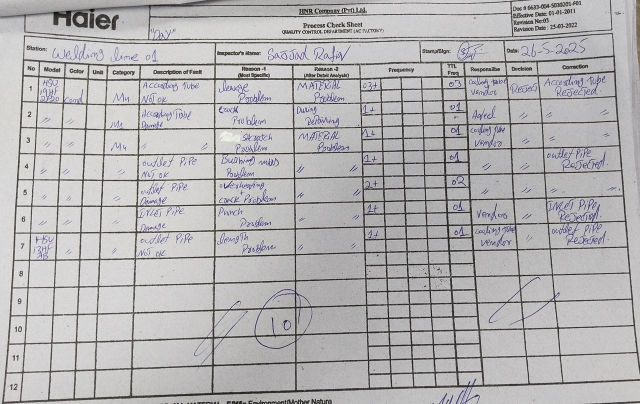
#> input picture lab07/text_recognizer/tests/support/paragraphs/image1.png, 1280 x 808 px, found by its file name (shown at 1/2 size)
$ python table_extractor.py
#> lines starting #> are read from the running program, lines starting #| are printed output that depends on the picture; after the words box and inside, x2 and y2 are one past the last pixel; in counts of white or black regions, pixels touching at a corner belong together
#> further down, input_image is the input picture: shape (808, 1280, 3); mean B, G, R 179.3, 178.4, 179.7
# -*- coding: utf-8 -*-
import cv2
import numpy as np
import os
import shutil
import random
import argparse
from pathlib import Path
from functools import cmp_to_key
from collections import deque
import matplotlib.pyplot as plt

# --- Constants ---
MIN_CELL_AREA = 500
MAX_CELL_AREA = 53000
DISTANCE_THRESHOLD = 15
TOTAL_RELEVENT_BOXES = 4 + 13 + 21 * 12 + 1
HEADER = 4 + 13

# --- Helper Functions ---

def save_step_image(image, title, output_folder, filename, show_plot=False):
    """
    Helper function to save an image with a title bar at the top.
    This makes each step's output self-explanatory.
    """
#> called with title = '0. Resized Image', filename = 'step_0_resized.png', show_plot = False
    if len(image.shape) == 2:
        image_to_save = cv2.cvtColor(image, cv2.COLOR_GRAY2BGR)
    else:
        image_to_save = image.copy()

    border_size = 50
    image_with_border = cv2.copyMakeBorder(image_to_save, top=border_size, bottom=10, left=10, right=10,
                                           borderType=cv2.BORDER_CONSTANT, value=[0, 0, 0])
    cv2.putText(image_with_border, title, (20, 35), cv2.FONT_HERSHEY_SIMPLEX, 1, (255, 255, 255), 2)
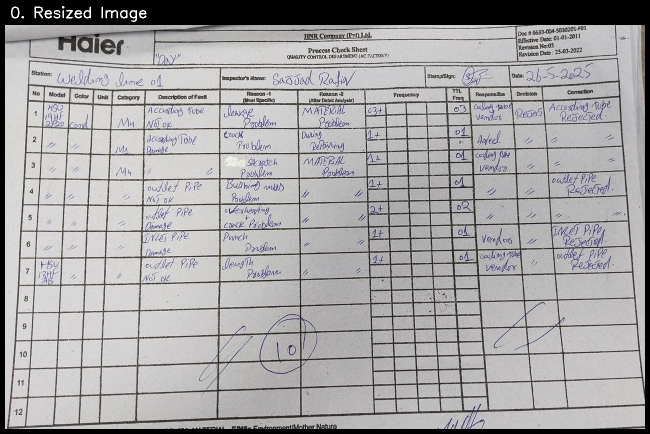
#> image_with_border: shape (868, 1300, 3) (shown at 1/2 size); mean B, G, R 164.8, 164, 165.1

    full_path = os.path.join(output_folder, filename)
    cv2.imwrite(full_path, image_with_border)

    if show_plot:
      plt.figure(figsize=(10,12))
      plt.imshow(cv2.cvtColor(image_with_border, cv2.COLOR_BGR2RGB))
      plt.axis('off')
      plt.title(title)
      plt.show()

def get_last_n_and_resort(contours, N=TOTAL_RELEVENT_BOXES, K=HEADER, y_threshold=DISTANCE_THRESHOLD):
    """
    Performs the original multi-stage sorting and selection of contours.
    """
    if not contours or N <= 0:
        return []
    contours_with_boxes = [(c, cv2.boundingRect(c)) for c in contours]
    sorted_all_contours = sorted(contours_with_boxes, key=lambda item: (item[1][1], item[1][0]))

    num_contours = len(sorted_all_contours)
    start_index = max(0, num_contours - N)
    last_n_group = sorted_all_contours[start_index:]

    if not last_n_group:
        return []

    actual_k = min(K, len(last_n_group))
    first_k_group = last_n_group[:actual_k]
    second_nk_group = last_n_group[actual_k:]

    sorted_k_group = sorted(first_k_group, key=lambda item: (item[1][1], item[1][0]))
    final_k_contours = [contour for contour, box in sorted_k_group]

    final_nk_contours = []
    if second_nk_group:
        def custom_sort_logic(item1, item2):
            y1, y2 = item1[1][1], item2[1][1]
            x1, x2 = item1[1][0], item2[1][0]
            if abs(y1 - y2) < y_threshold:
                return x1 - x2
            else:
                return y1 - y2

        sorted_nk_group = sorted(second_nk_group, key=cmp_to_key(custom_sort_logic))
        final_nk_contours = [contour for contour, box in sorted_nk_group]

    final_nk_contours = final_nk_contours[:len(final_nk_contours)-1]
    final_k_contours = final_k_contours[:4]
    final_k_contours = sorted(final_k_contours, key=lambda c: cv2.boundingRect(c)[0])

    return final_k_contours + final_nk_contours


# --- MAIN PUBLIC FUNCTION (MODIFIED) ---

def extract_cell_coordinates(input_image_np: np.ndarray, output_folder=None, show_plots=False):
    """
    Takes a form image as a NumPy array, detects table cells, and returns both
    the coordinates and the resized image that was used for detection.

    Args:
        input_image_np (np.ndarray): The input image in OpenCV (NumPy BGR) format.
        output_folder (str, optional): Path to save intermediate debug images.
        show_plots (bool, optional): If True, display final result with Matplotlib.

    Returns:
        tuple: A tuple containing:
            - list: A list of cell coordinates (x, y, w, h).
            - np.ndarray: The resized image on which coordinates were calculated.
    """
    if input_image_np is None:
        print("Error: Received an empty image in the extractor.")
        return [], None

    # This resize is the single source of truth for the canvas dimensions.
    resized_image = input_image_np

    if output_folder:
        if os.path.exists(output_folder):
            shutil.rmtree(output_folder)
        os.makedirs(output_folder)
        save_step_image(resized_image, "0. Resized Image", output_folder, "step_0_resized.png")

    # The rest of the logic operates on `resized_image`
    gray = cv2.cvtColor(resized_image, cv2.COLOR_BGR2GRAY)
    blurred = cv2.GaussianBlur(gray, (5, 5), 0)
    binary = cv2.adaptiveThreshold(blurred, 255, cv2.ADAPTIVE_THRESH_GAUSSIAN_C,
                                   cv2.THRESH_BINARY_INV, 5, 2)
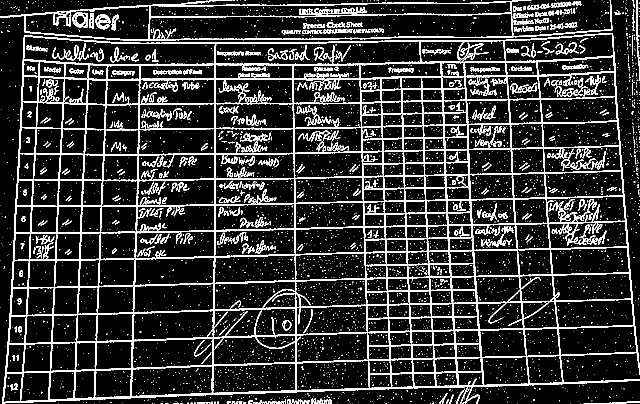
#> binary: shape (808, 1280) (shown at 1/2 size); 15.7% white; 5157 white regions (4664 under 20 px), largest, box (x1, y1, x2, y2) and area: (4, 66, 1280, 808) 101459, (0, 0, 1225, 81) 9339, (598, 14, 734, 30) 897
    if output_folder:
        save_step_image(binary, "1c. Adaptive Threshold", output_folder, "step_1c_binary_inverted.png")
#> call 2 of save_step_image, with title = '1c. Adaptive Threshold', filename = 'step_1c_binary_inverted.png', show_plot = False
#> in save_step_image (call 2), `image_with_border = cv2.copyMakeBorder(image_to_save, top=border_size,..`: image_with_border: shape (868, 1300, 3); 14.4% white; 5157 white regions (4664 under 20 px), largest, box (x1, y1, x2, y2) and area: (14, 116, 1290, 858) 101459, (10, 50, 1235, 131) 9339, (608, 64, 744, 80) 897
#> in save_step_image (call 2), `cv2.putText(image_with_border, title, (20, 35), cv2.FONT_HERSHEY_SIMPL..`:
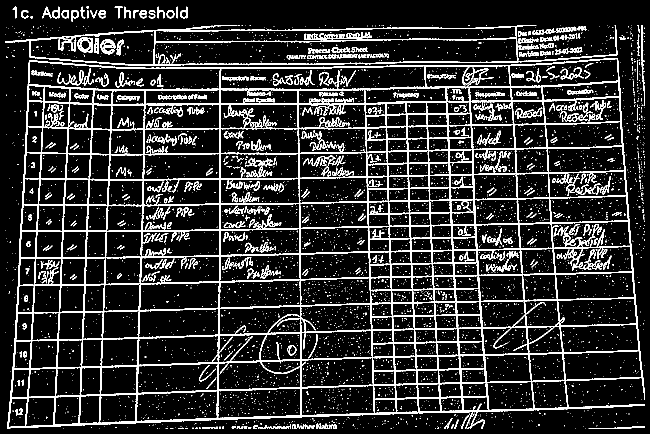
#> image_with_border: shape (868, 1300, 3) (shown at 1/2 size); 14.6% white; 5178 white regions (4664 under 20 px), largest, box (x1, y1, x2, y2) and area: (14, 116, 1290, 858) 101459, (10, 50, 1235, 131) 9339, (608, 64, 744, 80) 897

    horizontal_kernel = cv2.getStructuringElement(cv2.MORPH_RECT, (15, 1))
    detected_horizontal = cv2.morphologyEx(binary, cv2.MORPH_OPEN, horizontal_kernel, iterations=1)
#> detected_horizontal: shape (808, 1280); 6.5% white; 109 white regions (38 under 20 px), largest, box (x1, y1, x2, y2) and area: (4, 759, 1280, 806) 4623, (44, 142, 1231, 161) 3574, (45, 112, 1230, 132) 3565
    vertical_kernel = cv2.getStructuringElement(cv2.MORPH_RECT, (1, 10))
    detected_vertical = cv2.morphologyEx(binary, cv2.MORPH_OPEN, vertical_kernel, iterations=1)
#> detected_vertical: shape (808, 1280); 3.9% white; 424 white regions (221 under 20 px), largest, box (x1, y1, x2, y2) and area: (4, 71, 50, 808) 2284, (881, 124, 918, 776) 2103, (927, 124, 968, 774) 2040

    grid_mask = cv2.add(detected_horizontal, detected_vertical)
#> grid_mask: shape (808, 1280); 10.2% white; 423 white regions (222 under 20 px), largest, box (x1, y1, x2, y2) and area: (4, 67, 1280, 808) 87251, (0, 0, 1225, 82) 8004, (598, 15, 734, 31) 421
    closing_kernel = cv2.getStructuringElement(cv2.MORPH_RECT, (3, 3))
    grid_mask = cv2.morphologyEx(grid_mask, cv2.MORPH_CLOSE, closing_kernel)
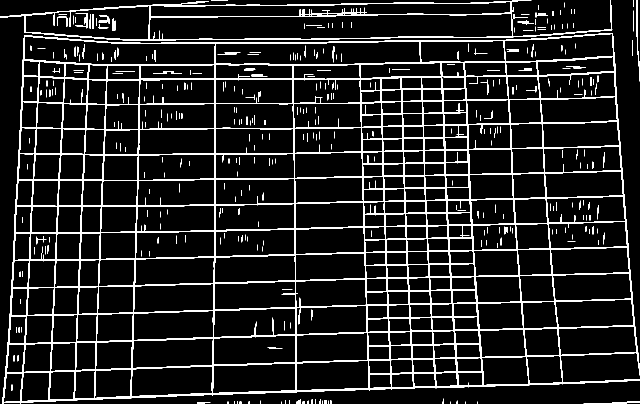
#> grid_mask: shape (808, 1280) (shown at 1/2 size); 10.3% white; 346 white regions (176 under 20 px), largest, box (x1, y1, x2, y2) and area: (4, 67, 1280, 808) 88720, (0, 0, 1225, 82) 8780, (1273, 0, 1280, 163) 323

    inverted_mask = cv2.bitwise_not(grid_mask)
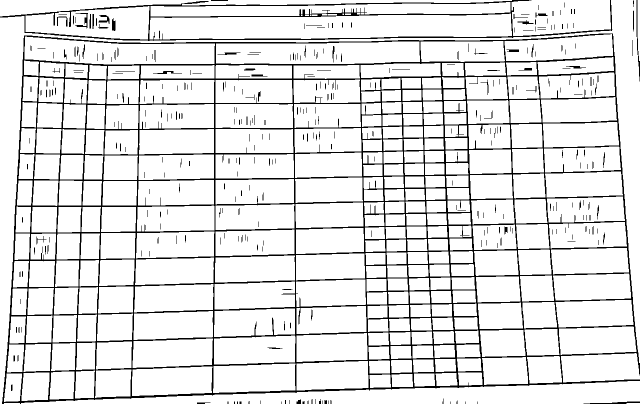
#> inverted_mask: shape (808, 1280) (shown at 1/2 size); 89.7% white; 346 black regions (176 under 20 px)
    raw_contours, _ = cv2.findContours(inverted_mask, cv2.RETR_TREE, cv2.CHAIN_APPROX_SIMPLE)
#> raw_contours = 607 contours, 6 with area under 20; largest, box (x1, y1, x2, y2) and area: (0, 0, 1280, 808) 48364, (299, 27, 1024, 79) 30558, (42, 762, 1280, 808) 28890, (432, 83, 840, 128) 16308, (49, 73, 430, 129) 15640

    areaLimit = [c for c in raw_contours if MIN_CELL_AREA < cv2.contourArea(c) < MAX_CELL_AREA]
#> areaLimit = 276 contours; largest, box (x1, y1, x2, y2) and area: (0, 0, 1280, 808) 48364, (299, 27, 1024, 79) 30558, (42, 762, 1280, 808) 28890, (432, 83, 840, 128) 16308, (49, 73, 430, 129) 15640

    cleaned_contours = get_last_n_and_resort(areaLimit)
#> in get_last_n_and_resort, `contours_with_boxes = [(c, cv2.boundingRect(c)) for c in contours]`: contours_with_boxes = 276 items
#> in get_last_n_and_resort, `num_contours = len(sorted_all_contours)`: num_contours = 276
#> in get_last_n_and_resort, `start_index = max(0, num_contours - N)`: start_index = 6
#> in get_last_n_and_resort, `last_n_group = sorted_all_contours[start_index:]`: last_n_group = 270 items
#> in get_last_n_and_resort, `actual_k = min(K, len(last_n_group))`: actual_k = 17
#> in get_last_n_and_resort, `first_k_group = last_n_group[:actual_k]`: first_k_group = 17 items
#> in get_last_n_and_resort, `second_nk_group = last_n_group[actual_k:]`: second_nk_group = 253 items
#> in get_last_n_and_resort, `sorted_k_group = sorted(first_k_group, key=lambda item: (item[1][1], i..`: sorted_k_group = 17 items
#> in get_last_n_and_resort, `final_k_contours = [contour for contour, box in sorted_k_group]`: final_k_contours = 17 contours; largest, box (x1, y1, x2, y2) and area: (432, 83, 840, 128) 16308, (49, 73, 430, 129) 15640, (1009, 68, 1226, 122) 8810, (841, 82, 1010, 124) 6495, (721, 126, 882, 156) 3951
#> in custom_sort_logic, `y1, y2 = item1[1][1], item2[1][1]`: y1 = 153; y2 = 145
#> in custom_sort_logic, `x1, x2 = item1[1][0], item2[1][0]`: x1 = 45; x2 = 1078
#> in get_last_n_and_resort, `sorted_nk_group = sorted(second_nk_group, key=cmp_to_key(custom_sort_l..`: sorted_nk_group = 253 items
#> in get_last_n_and_resort, `final_nk_contours = [contour for contour, box in sorted_nk_group]`: final_nk_contours = 253 contours; largest, box (x1, y1, x2, y2) and area: (42, 762, 1280, 808) 28890, (426, 727, 591, 786) 8518, (428, 671, 591, 729) 8345, (264, 733, 425, 792) 8270, (265, 677, 426, 736) 8200
#> in get_last_n_and_resort, `final_nk_contours = final_nk_contours[:len(final_nk_contours)-1]`: final_nk_contours = 252 contours; largest, box (x1, y1, x2, y2) and area: (426, 727, 591, 786) 8518, (428, 671, 591, 729) 8345, (264, 733, 425, 792) 8270, (265, 677, 426, 736) 8200, (267, 622, 426, 680) 8038
#> in get_last_n_and_resort, `final_k_contours = final_k_contours[:4]`: final_k_contours = 4 contours; box (x1, y1, x2, y2) and area: (432, 83, 840, 128) 16308, (49, 73, 430, 129) 15640, (1009, 68, 1226, 122) 8810, (841, 82, 1010, 124) 6495
#> cleaned_contours = 256 contours; largest, box (x1, y1, x2, y2) and area: (432, 83, 840, 128) 16308, (49, 73, 430, 129) 15640, (1009, 68, 1226, 122) 8810, (426, 727, 591, 786) 8518, (428, 671, 591, 729) 8345

    # Prepare the final list of coordinates
    cell_coordinates = [cv2.boundingRect(c) for c in cleaned_contours]
#> cell_coordinates = 256 items, first 6: (49, 73, 381, 56), (432, 83, 408, 45), (841, 82, 169, 42), (1009, 68, 217, 54), (45, 153, 32, 50), (77, 155, 51, 50)

    if output_folder:
        image_with_cells = resized_image.copy()
        for i, (x, y, w, h) in enumerate(cell_coordinates):
            cv2.rectangle(image_with_cells, (x, y), (x + w, y + h), (255, 0, 0), 2)
            cv2.putText(image_with_cells, str(i), (x + 5, y + 20), cv2.FONT_HERSHEY_SIMPLEX, 0.7, (0, 0, 255), 2)
#> this loop made 256 passes
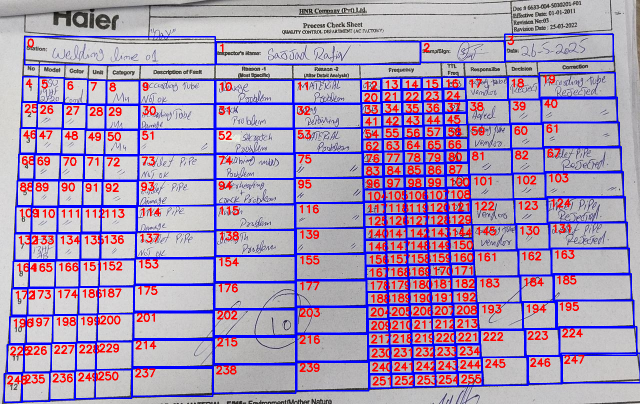
#> image_with_cells: shape (808, 1280, 3) (shown at 1/2 size); 18.63% of pixels changed, all inside (x1, y1, x2, y2) = (7, 67, 1280, 806)
        save_step_image(image_with_cells, "4. Final Detected Cells", output_folder, "step_4_final_detected_cells.png", show_plot=show_plots)
#> call 3 of save_step_image, with title = '4. Final Detected Cells', filename = 'step_4_final_detected_cells.png', show_plot = True
#> in save_step_image (call 3), `cv2.putText(image_with_border, title, (20, 35), cv2.FONT_HERSHEY_SIMPL..`:
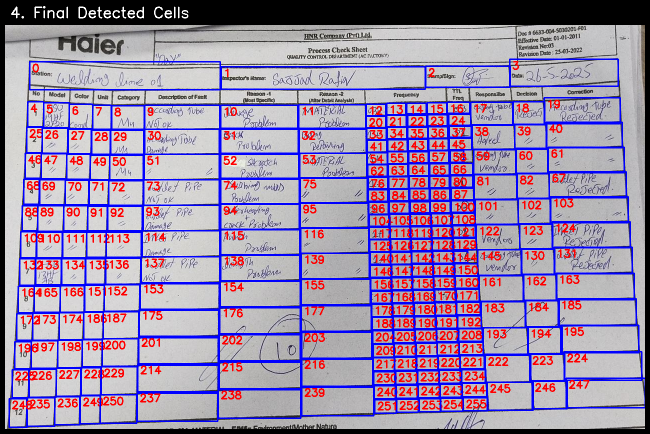
#> image_with_border: shape (868, 1300, 3) (shown at 1/2 size); mean B, G, R 169.4, 139.9, 155.8

    print(f"\nSuccessfully extracted {len(cell_coordinates)} cell coordinates.")
#| Successfully extracted 256 cell coordinates.

    # Return both the coordinates AND the resized image they belong to
    return cell_coordinates, resized_image


# This block allows the script to be run directly for testing.
if __name__ == '__main__':
    """
    Example of how to run this script directly for testing purposes.
    """
    parser = argparse.ArgumentParser(
        description="Extract tabular data from preprocessed image.",
        formatter_class=argparse.ArgumentDefaultsHelpFormatter,
    )
    parser.add_argument("--input_path", type=str,
                        # required=True,
                        help="Path to the input PNG image.",
                        nargs='?', const=1, default='notebooks/data/raw/image1.png')
    parser.add_argument("--output_path", type=str,
                        # required=True,
                        help="Path to save the processed PNG image.",
                        nargs='?', const=1, default='notebooks/data/detection_steps_for_image1')
    args = parser.parse_args()
    # print(args.input_path)
    INPUT_IMAGE_PATH = Path(args.input_path)
    OUTPUT_FOLDER = Path(args.output_path)

    print("--- Running Table Extractor in Test Mode ---")

    # INPUT_IMAGE_PATH = 'data/raw/image1.png'
    # OUTPUT_FOLDER = 'data/detection_steps_for_image1'

    if not os.path.exists(INPUT_IMAGE_PATH):
        print(f"\nERROR: Test image not found at '{INPUT_IMAGE_PATH}'")
    else:
        # Load with OpenCV before calling the function
        input_image = cv2.imread(INPUT_IMAGE_PATH)

        # Call the refactored function
        detected_coordinates, _ = extract_cell_coordinates(
            input_image_np=input_image,
            output_folder=OUTPUT_FOLDER,
            show_plots=True
        )
#> detected_coordinates has the same summary as cell_coordinates in extract_cell_coordinates

        if detected_coordinates:
            print("\n--- Returned Coordinates (first 5) ---")
            for i, coords in enumerate(detected_coordinates[:5]):
                print(f"Cell {i}: {coords}")
#> this loop made 5 passes
#| Cell 0: (49, 73, 381, 56)
#| Cell 1: (432, 83, 408, 45)
#| Cell 2: (841, 82, 169, 42)
#| Cell 3: (1009, 68, 217, 54)
#| Cell 4: (45, 153, 32, 50)
